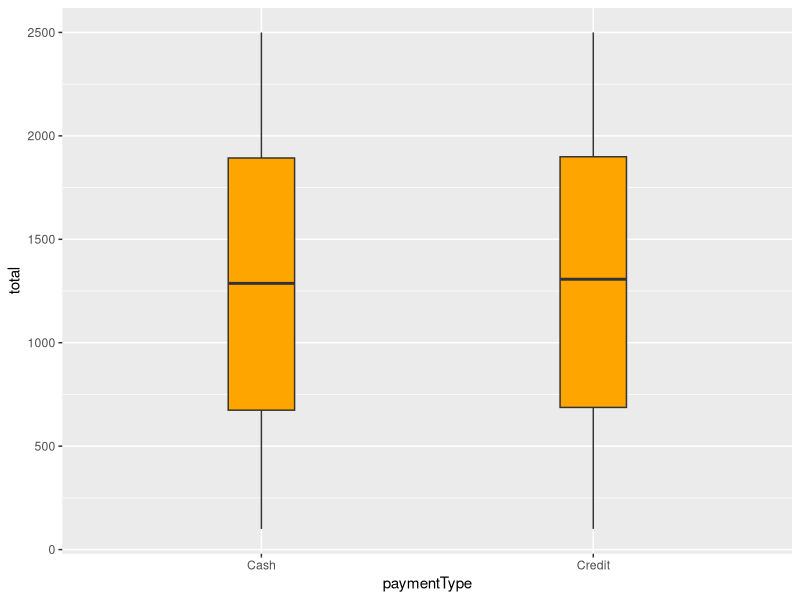
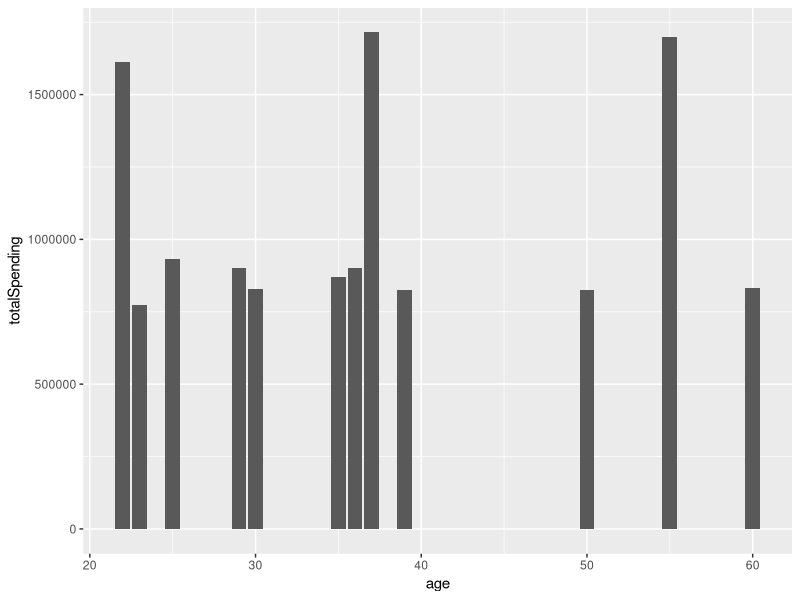
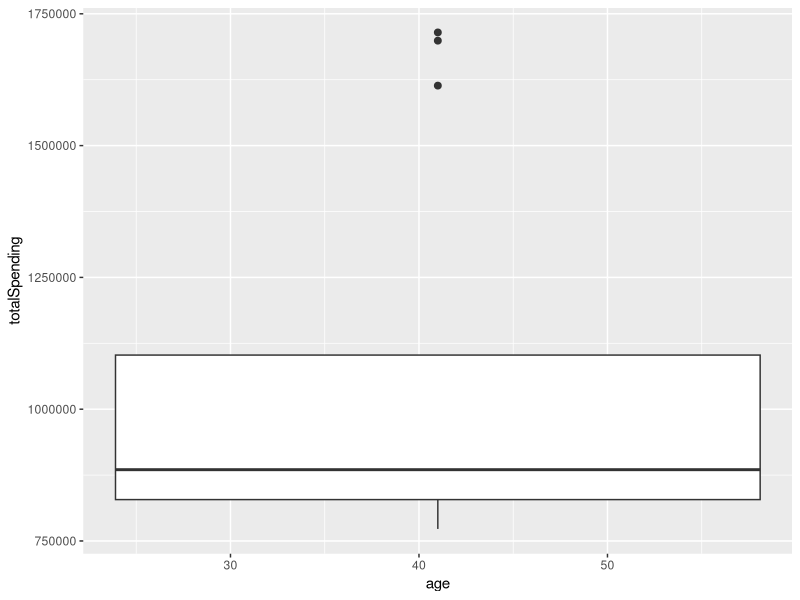

Source code (R) for these figures, in order:
# importing 
library(dplyr)
library(ggplot2)
# Getting data
dataPath <- readline("Enter the path to the data set : ")
grc <- as_tibble(read.csv("dataset/grc.csv", stringsAsFactors = FALSE))
# compare Cash and credit totals
ggplot(
  grc,
  aes(x = paymentType, y = total)
) +
  geom_boxplot(width = .2, 
               fill = "orange",
               outlier.color = "orange",
               outlier.size = 2)
# Compare each age and sum of total spending.
grc_age <- select(grc,age,total)
grc_age <- group_by(grc_age, age)
grc_age <- summarise(grc_age,totalSpending = sum(total))
print(grc_age)
ggplot(grc_age,aes(x = age, y = totalSpending)) + geom_col()
ggplot(grc_age, aes(x= age, y = totalSpending, group =1)) + geom_boxplot(outlier.size = 2)
